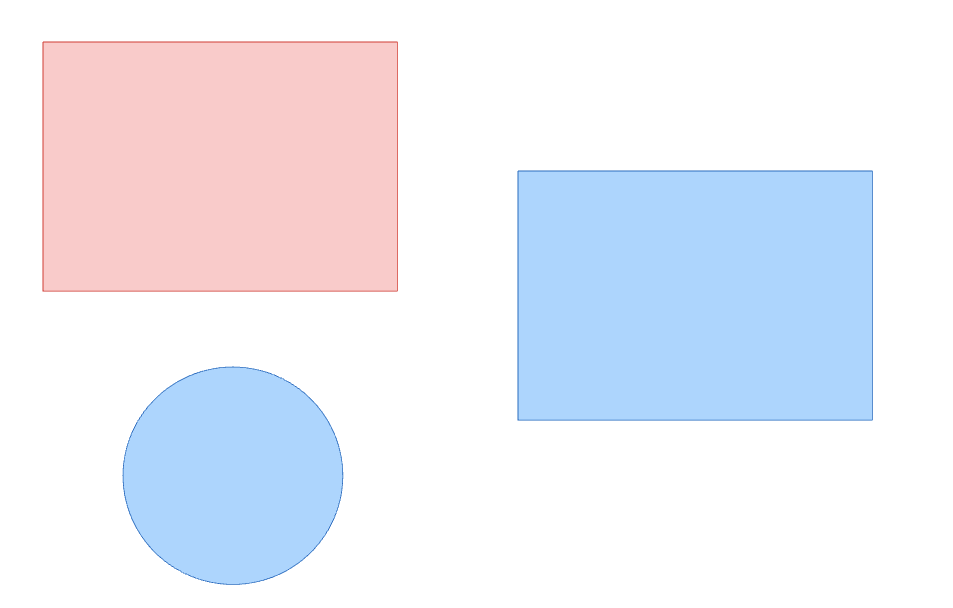
#> input picture CV-shape-detection/shapes-new.png, 953 x 608 px
$ python centroids-moments.py
#> lines starting #> are read from the running program, lines starting #| are printed output that depends on the picture; after the words box and inside, x2 and y2 are one past the last pixel; in counts of white or black regions, pixels touching at a corner belong together
import cv2 as cv
import math

img = cv.imread('shapes-new.png')
#> img is the input picture: shape (608, 953, 3); mean B, G, R 246, 237.3, 235.7
gray = cv.cvtColor(img, cv.COLOR_BGR2GRAY)
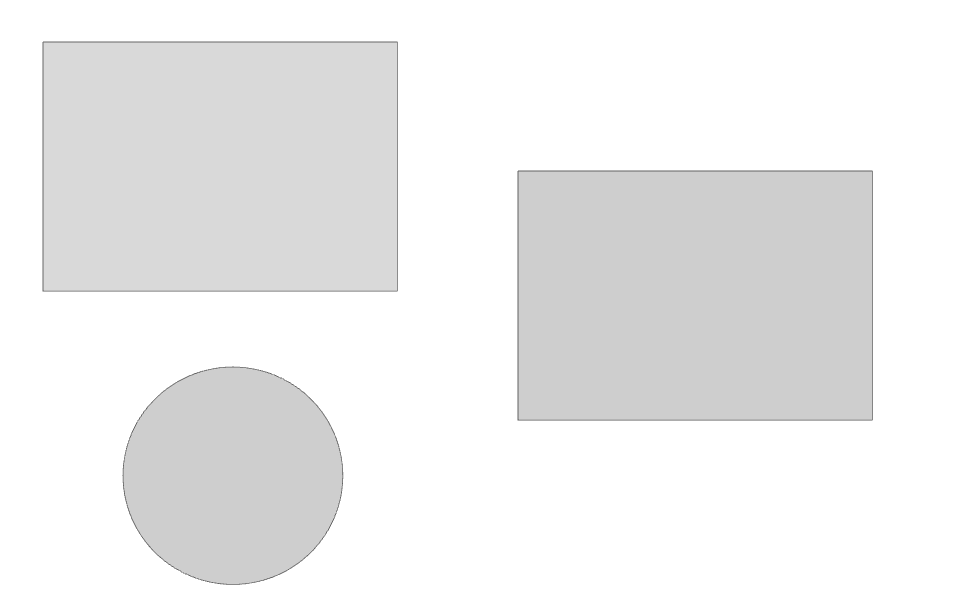
#> gray: shape (608, 953); min 100, max 255, mean 238

otsu_score, thresh = cv.threshold(
    gray,
    0,
    255,
    cv.THRESH_BINARY_INV + cv.THRESH_OTSU
)
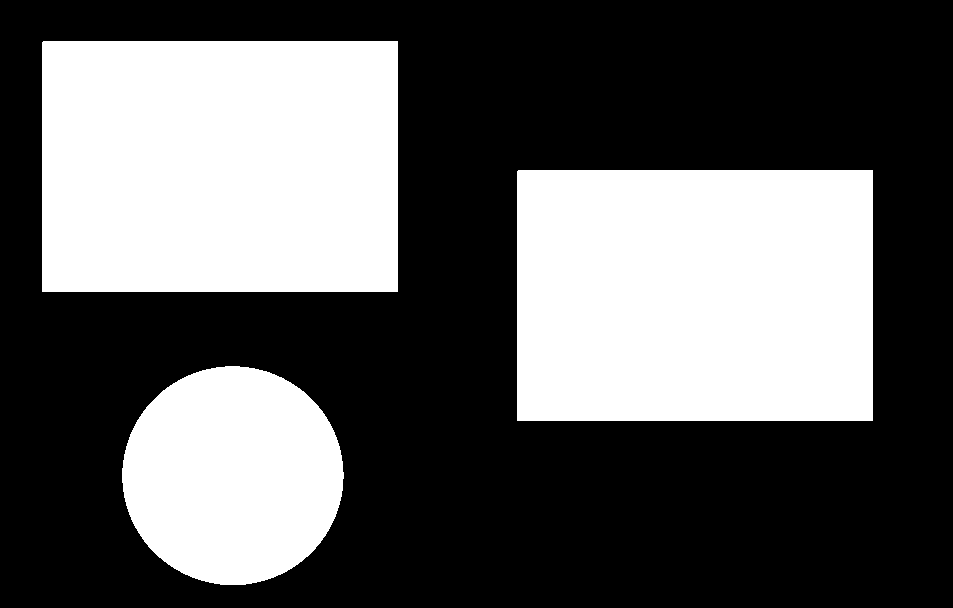
#> thresh: shape (608, 953); 37.4% white; 3 white regions
#> otsu_score = 217
print(f"Otsu score: {otsu_score}")
#| Otsu score: 217.0

contours, hierarchy = cv.findContours(
    thresh,
    cv.RETR_EXTERNAL,
    cv.CHAIN_APPROX_SIMPLE
)
#> contours = 3 contours; box (x1, y1, x2, y2) and area: (517, 170, 873, 421) 88750, (42, 41, 398, 292) 88750, (122, 366, 344, 585) 37732

output = img.copy()
for contour in contours:
    area = cv.contourArea(contour)

    if area < 500:
        continue

    perimeter = cv.arcLength(contour, True)
    if perimeter == 0:
        continue

    approx = cv.approxPolyDP(contour, 0.02*perimeter, True)

    vertices = len(approx)
    circularity = 4 * math.pi * area / (perimeter*perimeter)

    shape = "none"
    if vertices == 3:
        shape = "triangle"
    elif vertices == 4:
        x,y,w,h = cv.boundingRect(approx)
        ratio = w / float(h)

        if 0.90 <= ratio <= 1.10:
            shape = "square"
        else:
            shape = "rectangle"
    elif vertices == 5:
        shape = "pentagon"
    elif vertices == 6:
        shape = "hexagon"
    elif circularity > 0.80:
        shape = "circle"

    x,y,w,h = cv.boundingRect(approx)

    cv.drawContours(output,[approx],-1,(0,255,0),2)
    cv.putText(
        output,
        shape,
        (x, max(y - 10, 20)),
        cv.FONT_HERSHEY_SIMPLEX,
        0.6,
        (0, 255, 0),
        2
    )

    moments = cv.moments(contour)
    if moments["m00"] == 0: # aria
        continue

    cx = int(moments["m10"] / moments["m00"])
    cy = int(moments["m01"] / moments["m00"])
    cv.circle(
        output,
        (cx,cy),
        5,
        (255,0,0),
        -1
    )
    # centroid coords
    cv.putText(
        output,
        shape,
        (cx+10,max(cy-20,20)),
        cv.FONT_HERSHEY_SIMPLEX,
        0.5,
        (0,0,255),
        2
    )
    cv.putText(
        output,
        f"({cx},{cy})",
        (cx+10,cy),
        cv.FONT_HERSHEY_SIMPLEX,
        0.5,
        (0,0,255),
        2
    )
#> this loop made 3 passes
#> (area, perimeter, approx, vertices, circularity, shape) on passes 2 to 3: (88749.5, 1209.4, [[517, 171], [517, 420], [872, 420], [872, 170]], 4, 0.762, 'rectangle'), (88749.5, 1209.4, [[42, 42], [42, 291], [397, 291], [397, 41]], 4, 0.762, 'rectangle')
#> (area, perimeter, vertices, circularity, shape) on pass 1: (37732, 726.9, 8, 0.897, 'circle')
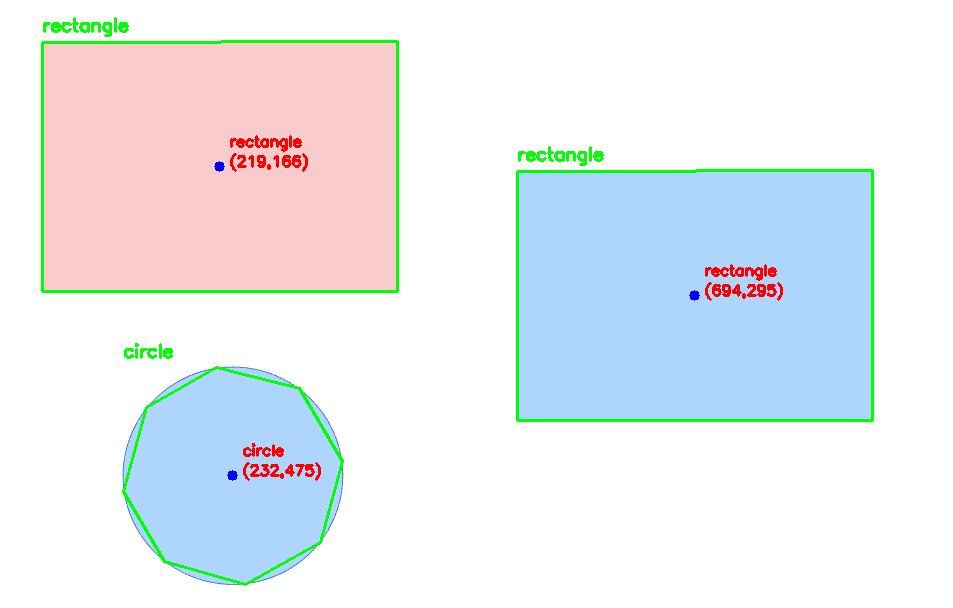
#> output: shape (608, 953, 3); 2.46% of pixels changed, all inside (x1, y1, x2, y2) = (41, 17, 874, 586)

cv.imshow('thresh', thresh)
cv.imshow('output', output)
cv.waitKey(0)
cv.destroyAllWindows()

$ run again, with CV-shape-detection/shapes.png copied over CV-shape-detection/shapes-new.png
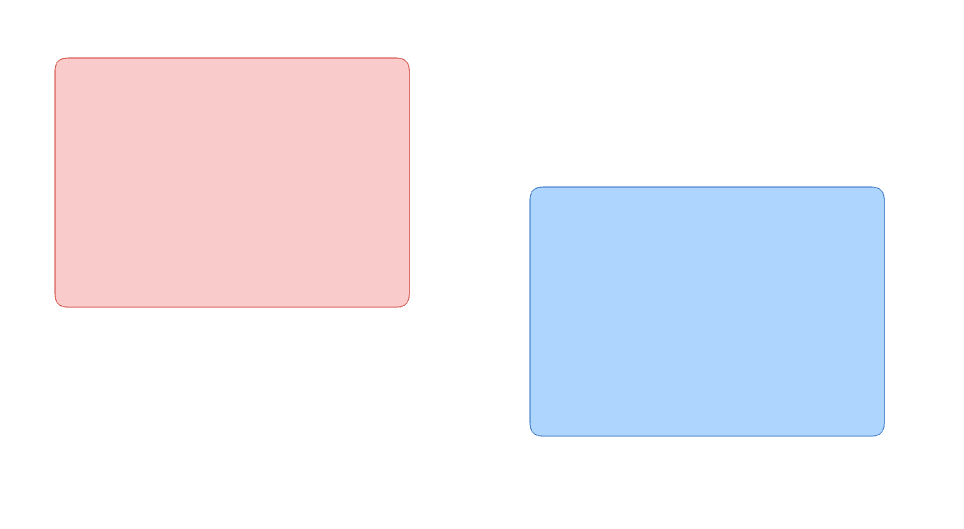
#> input picture CV-shape-detection/shapes.png, 964 x 529 px
#> img is the input picture: shape (529, 964, 3); mean B, G, R 245, 238.2, 239.3
#> `otsu_score, thresh = cv.threshold( gray, 0, 255, cv.THRESH_BINARY_INV ..`:
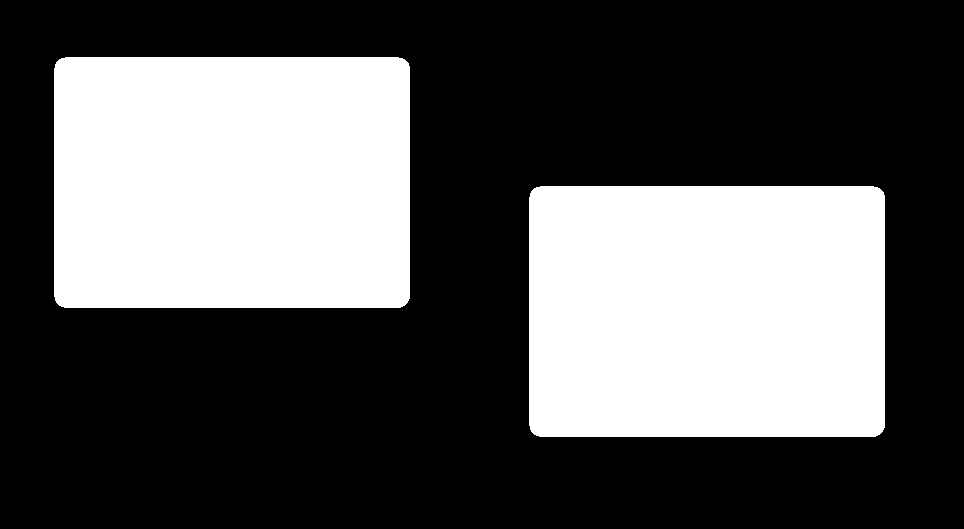
#> thresh: shape (529, 964); 35% white; 2 white regions
#> otsu_score = 217
#| Otsu score: 217.0
#> contours = 2 contours; box (x1, y1, x2, y2) and area: (529, 186, 885, 437) 88620, (54, 57, 410, 308) 88620
#> the loop `for contour in contours:` made 2 passes
#> (area, perimeter, approx, vertices, circularity, shape) on passes 1 to 2: (88620, 1193.6, [[531, 191], [534, 434], [882, 431], [879, 188]], 4, 0.782, 'rectangle'), (88620, 1193.6, [[56, 62], [59, 305], [407, 302], [404, 59]], 4, 0.782, 'rectangle')
#> after the loop `for contour in contours:`:
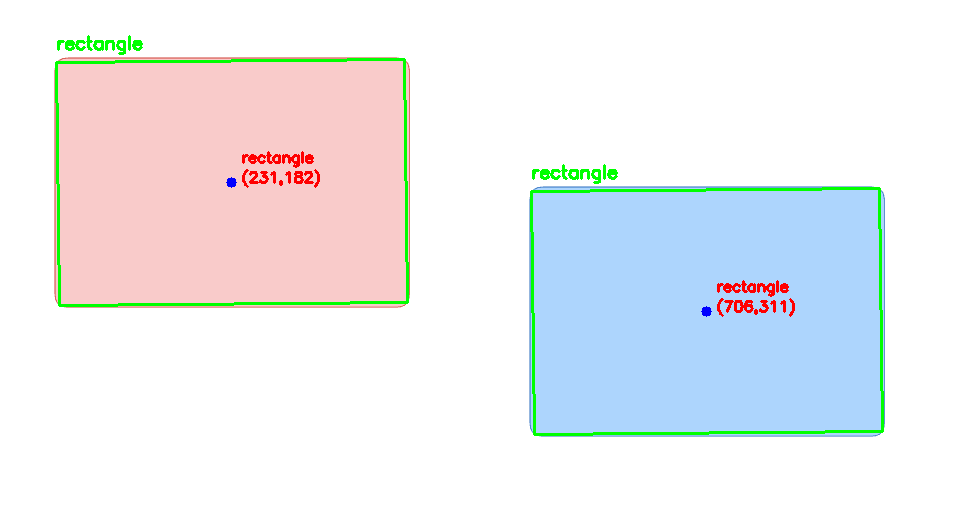
#> output: shape (529, 964, 3); 2.09% of pixels changed, all inside (x1, y1, x2, y2) = (55, 35, 884, 436)
